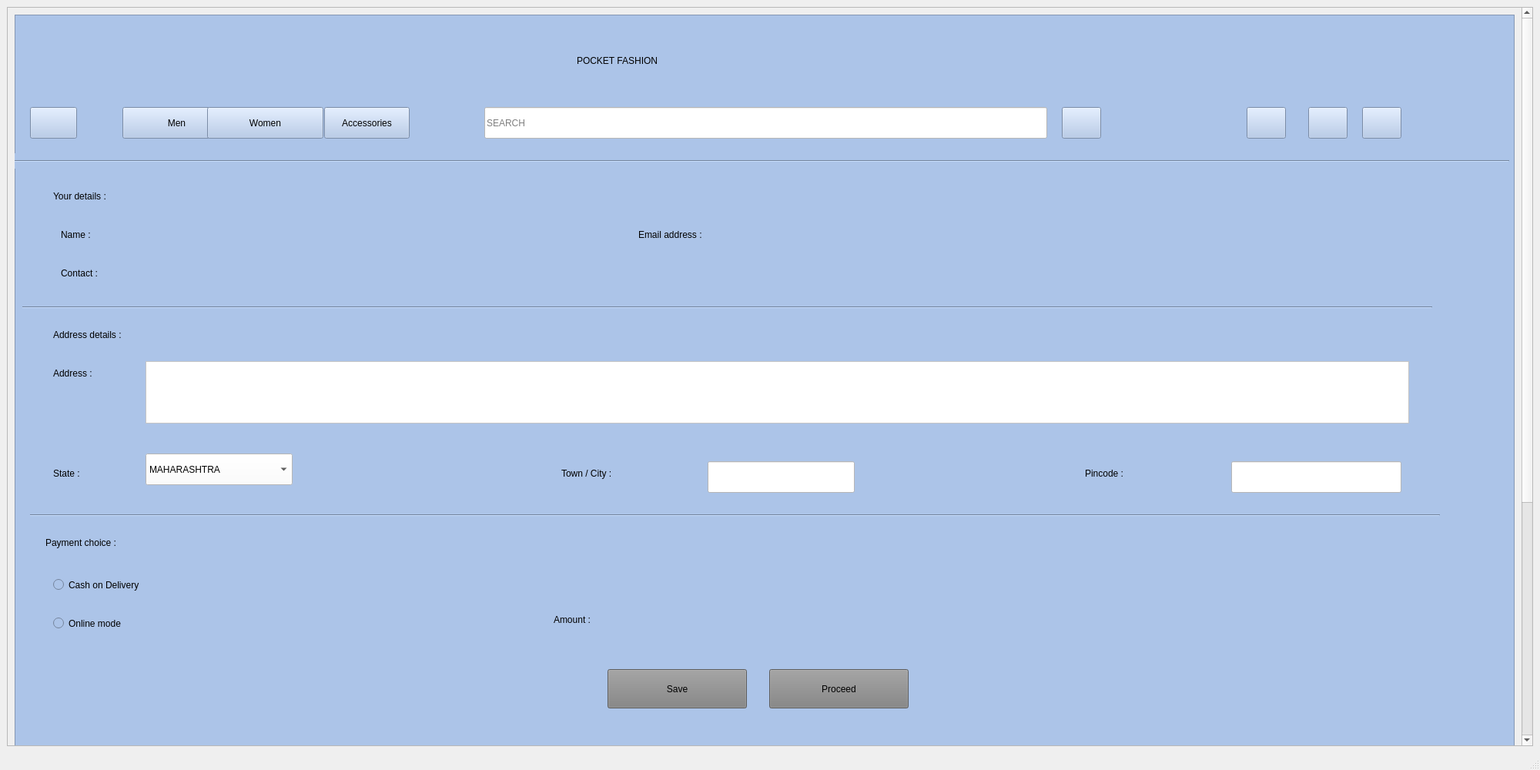
<?xml version="1.0" encoding="UTF-8"?>
<ui version="4.0">
 <class>MainWindow</class>
 <widget class="QMainWindow" name="MainWindow">
  <property name="geometry">
   <rect>
    <x>0</x>
    <y>0</y>
    <width>2000</width>
    <height>1000</height>
   </rect>
  </property>
  <property name="minimumSize">
   <size>
    <width>0</width>
    <height>0</height>
   </size>
  </property>
  <property name="windowTitle">
   <string>MainWindow</string>
  </property>
  <widget class="QWidget" name="centralwidget">
   <layout class="QHBoxLayout" name="horizontalLayout">
    <item>
     <widget class="QScrollArea" name="scrollArea">
      <property name="widgetResizable">
       <bool>true</bool>
      </property>
      <widget class="QWidget" name="scrollAreaWidgetContents">
       <property name="geometry">
        <rect>
         <x>0</x>
         <y>0</y>
         <width>1959</width>
         <height>1418</height>
        </rect>
       </property>
       <layout class="QHBoxLayout" name="horizontalLayout_2">
        <item>
         <widget class="QFrame" name="frame">
          <property name="minimumSize">
           <size>
            <width>0</width>
            <height>1400</height>
           </size>
          </property>
          <property name="styleSheet">
           <string notr="true">background-color: rgb(172, 196, 232);
font: 14pt &quot;MS Shell Dlg 2&quot;;</string>
          </property>
          <property name="frameShape">
           <enum>QFrame::StyledPanel</enum>
          </property>
          <property name="frameShadow">
           <enum>QFrame::Raised</enum>
          </property>
          <widget class="QLabel" name="label">
           <property name="geometry">
            <rect>
             <x>730</x>
             <y>30</y>
             <width>441</width>
             <height>61</height>
            </rect>
           </property>
           <property name="styleSheet">
            <string notr="true">font: 75 32pt &quot;Times New Roman&quot;;</string>
           </property>
           <property name="text">
            <string>&lt;html&gt;&lt;head/&gt;&lt;body&gt;&lt;p&gt;POCKET FASHION&lt;/p&gt;&lt;/body&gt;&lt;/html&gt;</string>
           </property>
          </widget>
          <widget class="QLineEdit" name="lineEdit">
           <property name="geometry">
            <rect>
             <x>610</x>
             <y>120</y>
             <width>731</width>
             <height>41</height>
            </rect>
           </property>
           <property name="styleSheet">
            <string notr="true">background-color: rgb(255, 255, 255);</string>
           </property>
           <property name="placeholderText">
            <string>SEARCH</string>
           </property>
          </widget>
          <widget class="QLabel" name="label_10">
           <property name="geometry">
            <rect>
             <x>10</x>
             <y>10</y>
             <width>111</width>
             <height>91</height>
            </rect>
           </property>
           <property name="text">
            <string/>
           </property>
           <property name="pixmap">
            <pixmap>../../../Downloads/pf.png</pixmap>
           </property>
          </widget>
          <widget class="QPushButton" name="pushButton_10">
           <property name="geometry">
            <rect>
             <x>1360</x>
             <y>120</y>
             <width>51</width>
             <height>41</height>
            </rect>
           </property>
           <property name="text">
            <string/>
           </property>
           <property name="icon">
            <iconset>
             <normaloff>../../../Downloads/feather (1)/search.svg</normaloff>../../../Downloads/feather (1)/search.svg</iconset>
           </property>
           <property name="iconSize">
            <size>
             <width>32</width>
             <height>32</height>
            </size>
           </property>
          </widget>
          <widget class="QPushButton" name="pushButton_5">
           <property name="geometry">
            <rect>
             <x>1600</x>
             <y>120</y>
             <width>51</width>
             <height>41</height>
            </rect>
           </property>
           <property name="text">
            <string/>
           </property>
           <property name="icon">
            <iconset>
             <normaloff>../../../Downloads/feather (1)/heart.svg</normaloff>../../../Downloads/feather (1)/heart.svg</iconset>
           </property>
           <property name="iconSize">
            <size>
             <width>32</width>
             <height>32</height>
            </size>
           </property>
          </widget>
          <widget class="QPushButton" name="pushButton_6">
           <property name="geometry">
            <rect>
             <x>1680</x>
             <y>120</y>
             <width>51</width>
             <height>41</height>
            </rect>
           </property>
           <property name="text">
            <string/>
           </property>
           <property name="icon">
            <iconset>
             <normaloff>../../../Downloads/feather (1)/shopping-cart.svg</normaloff>../../../Downloads/feather (1)/shopping-cart.svg</iconset>
           </property>
           <property name="iconSize">
            <size>
             <width>32</width>
             <height>32</height>
            </size>
           </property>
          </widget>
          <widget class="QPushButton" name="login">
           <property name="geometry">
            <rect>
             <x>1750</x>
             <y>120</y>
             <width>51</width>
             <height>41</height>
            </rect>
           </property>
           <property name="text">
            <string/>
           </property>
           <property name="icon">
            <iconset>
             <normaloff>../../../Downloads/feather (1)/log-in.svg</normaloff>../../../Downloads/feather (1)/log-in.svg</iconset>
           </property>
           <property name="iconSize">
            <size>
             <width>32</width>
             <height>32</height>
            </size>
           </property>
          </widget>
          <widget class="QPushButton" name="men">
           <property name="geometry">
            <rect>
             <x>140</x>
             <y>120</y>
             <width>141</width>
             <height>41</height>
            </rect>
           </property>
           <property name="styleSheet">
            <string notr="true">font: 16pt &quot;Gabriola&quot;;</string>
           </property>
           <property name="text">
            <string>Men</string>
           </property>
          </widget>
          <widget class="QPushButton" name="women">
           <property name="geometry">
            <rect>
             <x>250</x>
             <y>120</y>
             <width>151</width>
             <height>41</height>
            </rect>
           </property>
           <property name="styleSheet">
            <string notr="true">font: 16pt &quot;Gabriola&quot;;</string>
           </property>
           <property name="text">
            <string>Women</string>
           </property>
          </widget>
          <widget class="QPushButton" name="accessories">
           <property name="geometry">
            <rect>
             <x>402</x>
             <y>120</y>
             <width>111</width>
             <height>41</height>
            </rect>
           </property>
           <property name="styleSheet">
            <string notr="true">font: 16pt &quot;Gabriola&quot;;</string>
           </property>
           <property name="text">
            <string>Accessories</string>
           </property>
          </widget>
          <widget class="QPushButton" name="back">
           <property name="geometry">
            <rect>
             <x>20</x>
             <y>120</y>
             <width>61</width>
             <height>41</height>
            </rect>
           </property>
           <property name="text">
            <string/>
           </property>
           <property name="icon">
            <iconset>
             <normaloff>../../../Downloads/feather (1)/chevron-left.svg</normaloff>../../../Downloads/feather (1)/chevron-left.svg</iconset>
           </property>
           <property name="iconSize">
            <size>
             <width>32</width>
             <height>32</height>
            </size>
           </property>
          </widget>
          <widget class="Line" name="line">
           <property name="geometry">
            <rect>
             <x>-30</x>
             <y>180</y>
             <width>1971</width>
             <height>20</height>
            </rect>
           </property>
           <property name="orientation">
            <enum>Qt::Horizontal</enum>
           </property>
          </widget>
          <widget class="QLabel" name="discount">
           <property name="geometry">
            <rect>
             <x>1160</x>
             <y>1040</y>
             <width>461</width>
             <height>41</height>
            </rect>
           </property>
           <property name="styleSheet">
            <string notr="true">font: 16pt &quot;MS Shell Dlg 2&quot;;
</string>
           </property>
           <property name="text">
            <string/>
           </property>
          </widget>
          <widget class="QLabel" name="label_2">
           <property name="geometry">
            <rect>
             <x>50</x>
             <y>220</y>
             <width>191</width>
             <height>31</height>
            </rect>
           </property>
           <property name="styleSheet">
            <string notr="true">font: 16pt &quot;MS Shell Dlg 2&quot;;</string>
           </property>
           <property name="text">
            <string>Your details :</string>
           </property>
          </widget>
          <widget class="QLabel" name="label_3">
           <property name="geometry">
            <rect>
             <x>60</x>
             <y>270</y>
             <width>191</width>
             <height>31</height>
            </rect>
           </property>
           <property name="styleSheet">
            <string notr="true">font: 14pt &quot;MS Shell Dlg 2&quot;;</string>
           </property>
           <property name="text">
            <string>Name :</string>
           </property>
          </widget>
          <widget class="QLabel" name="label_4">
           <property name="geometry">
            <rect>
             <x>810</x>
             <y>270</y>
             <width>191</width>
             <height>31</height>
            </rect>
           </property>
           <property name="styleSheet">
            <string notr="true">font: 14pt &quot;MS Shell Dlg 2&quot;;</string>
           </property>
           <property name="text">
            <string>Email address :</string>
           </property>
          </widget>
          <widget class="QLabel" name="label_5">
           <property name="geometry">
            <rect>
             <x>60</x>
             <y>320</y>
             <width>191</width>
             <height>31</height>
            </rect>
           </property>
           <property name="styleSheet">
            <string notr="true">font: 14pt &quot;MS Shell Dlg 2&quot;;</string>
           </property>
           <property name="text">
            <string>Contact :</string>
           </property>
          </widget>
          <widget class="Line" name="line_2">
           <property name="geometry">
            <rect>
             <x>10</x>
             <y>370</y>
             <width>1831</width>
             <height>20</height>
            </rect>
           </property>
           <property name="orientation">
            <enum>Qt::Horizontal</enum>
           </property>
          </widget>
          <widget class="QLabel" name="label_6">
           <property name="geometry">
            <rect>
             <x>50</x>
             <y>400</y>
             <width>201</width>
             <height>31</height>
            </rect>
           </property>
           <property name="styleSheet">
            <string notr="true">font: 16pt &quot;MS Shell Dlg 2&quot;;</string>
           </property>
           <property name="text">
            <string>Address details :</string>
           </property>
          </widget>
          <widget class="QLabel" name="label_7">
           <property name="geometry">
            <rect>
             <x>50</x>
             <y>450</y>
             <width>191</width>
             <height>31</height>
            </rect>
           </property>
           <property name="styleSheet">
            <string notr="true">font: 14pt &quot;MS Shell Dlg 2&quot;;</string>
           </property>
           <property name="text">
            <string>Address :</string>
           </property>
          </widget>
          <widget class="QTextEdit" name="address">
           <property name="geometry">
            <rect>
             <x>170</x>
             <y>450</y>
             <width>1641</width>
             <height>81</height>
            </rect>
           </property>
           <property name="styleSheet">
            <string notr="true">background-color: rgb(255, 255, 255);
font: 14pt &quot;MS Shell Dlg 2&quot;;</string>
           </property>
           <property name="html">
            <string>&lt;!DOCTYPE HTML PUBLIC &quot;-//W3C//DTD HTML 4.0//EN&quot; &quot;http://www.w3.org/TR/REC-html40/strict.dtd&quot;&gt;
&lt;html&gt;&lt;head&gt;&lt;meta name=&quot;qrichtext&quot; content=&quot;1&quot; /&gt;&lt;style type=&quot;text/css&quot;&gt;
p, li { white-space: pre-wrap; }
&lt;/style&gt;&lt;/head&gt;&lt;body style=&quot; font-family:'MS Shell Dlg 2'; font-size:14pt; font-weight:400; font-style:normal;&quot;&gt;
&lt;p style=&quot;-qt-paragraph-type:empty; margin-top:0px; margin-bottom:0px; margin-left:0px; margin-right:0px; -qt-block-indent:0; text-indent:0px; font-size:7.8pt;&quot;&gt;&lt;br /&gt;&lt;/p&gt;&lt;/body&gt;&lt;/html&gt;</string>
           </property>
          </widget>
          <widget class="QLabel" name="label_17">
           <property name="geometry">
            <rect>
             <x>50</x>
             <y>580</y>
             <width>191</width>
             <height>31</height>
            </rect>
           </property>
           <property name="styleSheet">
            <string notr="true">font: 14pt &quot;MS Shell Dlg 2&quot;;</string>
           </property>
           <property name="text">
            <string>State :</string>
           </property>
          </widget>
          <widget class="QComboBox" name="state">
           <property name="geometry">
            <rect>
             <x>170</x>
             <y>570</y>
             <width>191</width>
             <height>41</height>
            </rect>
           </property>
           <property name="styleSheet">
            <string notr="true">background-color: rgb(255, 255, 255);
font: 11pt &quot;MS Shell Dlg 2&quot;;</string>
           </property>
           <item>
            <property name="text">
             <string>MAHARASHTRA</string>
            </property>
           </item>
           <item>
            <property name="text">
             <string>RAJASTHAN</string>
            </property>
           </item>
           <item>
            <property name="text">
             <string>UTTAR PRADESH</string>
            </property>
           </item>
           <item>
            <property name="text">
             <string>MADHYA PRADESH</string>
            </property>
           </item>
           <item>
            <property name="text">
             <string>UTTARKHAND</string>
            </property>
           </item>
           <item>
            <property name="text">
             <string>CHANDIGARH</string>
            </property>
           </item>
           <item>
            <property name="text">
             <string>HIMACHAL PRADESH</string>
            </property>
           </item>
           <item>
            <property name="text">
             <string>DELHI</string>
            </property>
           </item>
           <item>
            <property name="text">
             <string>KARNATAKA</string>
            </property>
           </item>
           <item>
            <property name="text">
             <string>JAMMU &amp; KASHMIR</string>
            </property>
           </item>
           <item>
            <property name="text">
             <string>BENGAL</string>
            </property>
           </item>
          </widget>
          <widget class="QLabel" name="label_18">
           <property name="geometry">
            <rect>
             <x>710</x>
             <y>580</y>
             <width>191</width>
             <height>31</height>
            </rect>
           </property>
           <property name="styleSheet">
            <string notr="true">font: 14pt &quot;MS Shell Dlg 2&quot;;</string>
           </property>
           <property name="text">
            <string>Town / City :</string>
           </property>
          </widget>
          <widget class="QLineEdit" name="town">
           <property name="geometry">
            <rect>
             <x>900</x>
             <y>580</y>
             <width>191</width>
             <height>41</height>
            </rect>
           </property>
           <property name="styleSheet">
            <string notr="true">font: 14pt &quot;MS Shell Dlg 2&quot;;
background-color: rgb(255, 255, 255);</string>
           </property>
          </widget>
          <widget class="QLabel" name="label_19">
           <property name="geometry">
            <rect>
             <x>1390</x>
             <y>580</y>
             <width>191</width>
             <height>31</height>
            </rect>
           </property>
           <property name="styleSheet">
            <string notr="true">font: 14pt &quot;MS Shell Dlg 2&quot;;</string>
           </property>
           <property name="text">
            <string>Pincode :</string>
           </property>
          </widget>
          <widget class="QLineEdit" name="pincode">
           <property name="geometry">
            <rect>
             <x>1580</x>
             <y>580</y>
             <width>221</width>
             <height>41</height>
            </rect>
           </property>
           <property name="styleSheet">
            <string notr="true">font: 14pt &quot;MS Shell Dlg 2&quot;;
background-color: rgb(255, 255, 255);</string>
           </property>
          </widget>
          <widget class="Line" name="line_5">
           <property name="geometry">
            <rect>
             <x>20</x>
             <y>640</y>
             <width>1831</width>
             <height>20</height>
            </rect>
           </property>
           <property name="orientation">
            <enum>Qt::Horizontal</enum>
           </property>
          </widget>
          <widget class="QLabel" name="label_20">
           <property name="geometry">
            <rect>
             <x>40</x>
             <y>670</y>
             <width>201</width>
             <height>31</height>
            </rect>
           </property>
           <property name="styleSheet">
            <string notr="true">font: 16pt &quot;MS Shell Dlg 2&quot;;</string>
           </property>
           <property name="text">
            <string>Payment choice :</string>
           </property>
          </widget>
          <widget class="QRadioButton" name="cod">
           <property name="geometry">
            <rect>
             <x>50</x>
             <y>720</y>
             <width>221</width>
             <height>41</height>
            </rect>
           </property>
           <property name="styleSheet">
            <string notr="true">font: 14pt &quot;MS Shell Dlg 2&quot;;</string>
           </property>
           <property name="text">
            <string>Cash on Delivery</string>
           </property>
          </widget>
          <widget class="QRadioButton" name="online">
           <property name="geometry">
            <rect>
             <x>50</x>
             <y>770</y>
             <width>221</width>
             <height>41</height>
            </rect>
           </property>
           <property name="styleSheet">
            <string notr="true">font: 14pt &quot;MS Shell Dlg 2&quot;;</string>
           </property>
           <property name="text">
            <string>Online mode</string>
           </property>
          </widget>
          <widget class="QPushButton" name="proceed">
           <property name="geometry">
            <rect>
             <x>980</x>
             <y>850</y>
             <width>181</width>
             <height>51</height>
            </rect>
           </property>
           <property name="styleSheet">
            <string notr="true">font: 16pt &quot;MS Shell Dlg 2&quot;;
background-color: rgb(129, 129, 129);</string>
           </property>
           <property name="text">
            <string>Proceed</string>
           </property>
          </widget>
          <widget class="QLabel" name="name">
           <property name="geometry">
            <rect>
             <x>180</x>
             <y>275</y>
             <width>411</width>
             <height>31</height>
            </rect>
           </property>
           <property name="text">
            <string/>
           </property>
          </widget>
          <widget class="QLabel" name="contact">
           <property name="geometry">
            <rect>
             <x>190</x>
             <y>320</y>
             <width>411</width>
             <height>31</height>
            </rect>
           </property>
           <property name="text">
            <string/>
           </property>
          </widget>
          <widget class="QLabel" name="emailid">
           <property name="geometry">
            <rect>
             <x>980</x>
             <y>270</y>
             <width>641</width>
             <height>31</height>
            </rect>
           </property>
           <property name="text">
            <string/>
           </property>
          </widget>
          <widget class="QPushButton" name="save">
           <property name="geometry">
            <rect>
             <x>770</x>
             <y>850</y>
             <width>181</width>
             <height>51</height>
            </rect>
           </property>
           <property name="styleSheet">
            <string notr="true">font: 16pt &quot;MS Shell Dlg 2&quot;;
background-color: rgb(129, 129, 129);</string>
           </property>
           <property name="text">
            <string>Save</string>
           </property>
          </widget>
          <widget class="QLabel" name="label_21">
           <property name="geometry">
            <rect>
             <x>700</x>
             <y>770</y>
             <width>191</width>
             <height>31</height>
            </rect>
           </property>
           <property name="styleSheet">
            <string notr="true">font: 14pt &quot;MS Shell Dlg 2&quot;;</string>
           </property>
           <property name="text">
            <string>Amount :</string>
           </property>
          </widget>
          <widget class="QLabel" name="amount">
           <property name="geometry">
            <rect>
             <x>810</x>
             <y>770</y>
             <width>411</width>
             <height>31</height>
            </rect>
           </property>
           <property name="text">
            <string/>
           </property>
          </widget>
         </widget>
        </item>
       </layout>
      </widget>
     </widget>
    </item>
   </layout>
  </widget>
  <widget class="QStatusBar" name="statusbar"/>
 </widget>
 <resources/>
 <connections/>
</ui>
